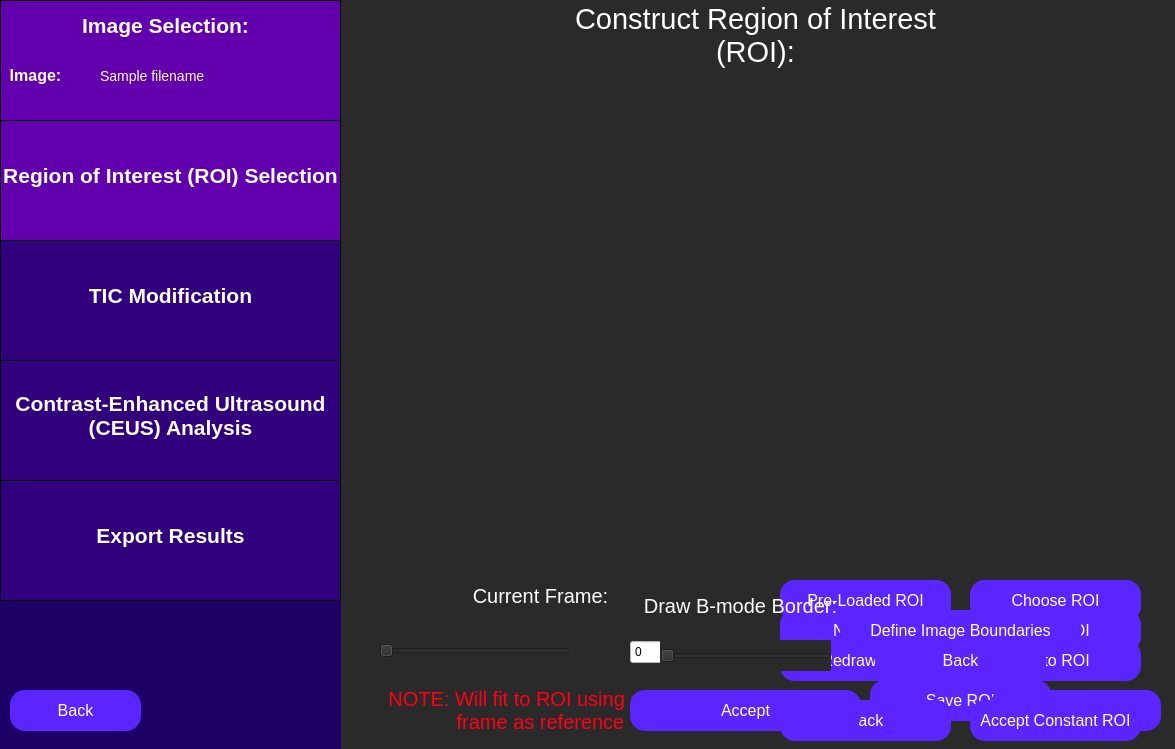
<?xml version="1.0" encoding="UTF-8"?>
<ui version="4.0">
 <class>constructRoi</class>
 <widget class="QWidget" name="constructRoi">
  <property name="geometry">
   <rect>
    <x>0</x>
    <y>0</y>
    <width>1175</width>
    <height>749</height>
   </rect>
  </property>
  <property name="windowTitle">
   <string>Select Region of Interest</string>
  </property>
  <property name="styleSheet">
   <string notr="true">QWidget {
	background: rgb(42, 42, 42);
}</string>
  </property>
  <widget class="QLabel" name="curSliceLabel">
   <property name="geometry">
    <rect>
     <x>360</x>
     <y>570</y>
     <width>361</width>
     <height>51</height>
    </rect>
   </property>
   <property name="styleSheet">
    <string notr="true">QLabel {
	font-size: 20px;
	color: rgb(255, 255, 255);
	background-color: rgba(255, 255, 255, 0);
}</string>
   </property>
   <property name="text">
    <string>Current Frame:</string>
   </property>
   <property name="textFormat">
    <enum>Qt::AutoText</enum>
   </property>
   <property name="scaledContents">
    <bool>false</bool>
   </property>
   <property name="alignment">
    <set>Qt::AlignCenter</set>
   </property>
   <property name="wordWrap">
    <bool>true</bool>
   </property>
  </widget>
  <widget class="QSlider" name="curSliceSlider">
   <property name="geometry">
    <rect>
     <x>379</x>
     <y>630</y>
     <width>191</width>
     <height>41</height>
    </rect>
   </property>
   <property name="orientation">
    <enum>Qt::Horizontal</enum>
   </property>
  </widget>
  <widget class="QLabel" name="curSliceOfLabel">
   <property name="geometry">
    <rect>
     <x>675</x>
     <y>635</y>
     <width>41</width>
     <height>31</height>
    </rect>
   </property>
   <property name="styleSheet">
    <string notr="true">QLabel {
	font-size: 17px;
	color: rgb(255, 255, 255);
	background-color: rgba(255, 255, 255, 0);
}</string>
   </property>
   <property name="text">
    <string>of</string>
   </property>
   <property name="alignment">
    <set>Qt::AlignCenter</set>
   </property>
   <property name="textInteractionFlags">
    <set>Qt::NoTextInteraction</set>
   </property>
  </widget>
  <widget class="QLabel" name="curSliceTotal">
   <property name="geometry">
    <rect>
     <x>710</x>
     <y>635</y>
     <width>61</width>
     <height>31</height>
    </rect>
   </property>
   <property name="styleSheet">
    <string notr="true">QLabel {
	font-size: 17px;
	color: rgb(255, 255, 255);
	background-color: rgba(255, 255, 255, 0);
}</string>
   </property>
   <property name="text">
    <string>0</string>
   </property>
   <property name="alignment">
    <set>Qt::AlignLeading|Qt::AlignLeft|Qt::AlignVCenter</set>
   </property>
   <property name="textInteractionFlags">
    <set>Qt::NoTextInteraction</set>
   </property>
  </widget>
  <widget class="QWidget" name="sidebar" native="true">
   <property name="geometry">
    <rect>
     <x>0</x>
     <y>0</y>
     <width>341</width>
     <height>751</height>
    </rect>
   </property>
   <property name="toolTip">
    <string>&lt;html&gt;&lt;head/&gt;&lt;body&gt;&lt;p&gt;&lt;br/&gt;&lt;/p&gt;&lt;/body&gt;&lt;/html&gt;</string>
   </property>
   <property name="styleSheet">
    <string notr="true">QWidget {
	background-color: rgb(28, 0, 101);
}</string>
   </property>
   <widget class="QFrame" name="imageSelectionSidebar">
    <property name="geometry">
     <rect>
      <x>0</x>
      <y>0</y>
      <width>341</width>
      <height>121</height>
     </rect>
    </property>
    <property name="styleSheet">
     <string notr="true">QFrame {
	background-color: rgb(99, 0, 174);
	border: 1px solid black;
}</string>
    </property>
    <property name="frameShape">
     <enum>QFrame::StyledPanel</enum>
    </property>
    <property name="frameShadow">
     <enum>QFrame::Raised</enum>
    </property>
    <widget class="QLabel" name="imageSelectionLabelSidebar">
     <property name="geometry">
      <rect>
       <x>70</x>
       <y>0</y>
       <width>191</width>
       <height>51</height>
      </rect>
     </property>
     <property name="styleSheet">
      <string notr="true">QLabel {
	font-size: 21px;
	color: rgb(255, 255, 255);
	background-color: rgba(255, 255, 255, 0);
	border: 0px;
	font-weight: bold;
}</string>
     </property>
     <property name="text">
      <string>Image Selection:</string>
     </property>
     <property name="alignment">
      <set>Qt::AlignCenter</set>
     </property>
    </widget>
    <widget class="QLabel" name="imageLabel">
     <property name="geometry">
      <rect>
       <x>-60</x>
       <y>50</y>
       <width>191</width>
       <height>51</height>
      </rect>
     </property>
     <property name="styleSheet">
      <string notr="true">QLabel {
	font-size: 16px;
	color: rgb(255, 255, 255);
	background-color: rgba(255, 255, 255, 0);
	border: 0px;
	font-weight: bold;
}</string>
     </property>
     <property name="text">
      <string>Image:</string>
     </property>
     <property name="alignment">
      <set>Qt::AlignCenter</set>
     </property>
    </widget>
    <widget class="QLabel" name="imagePathInput">
     <property name="geometry">
      <rect>
       <x>100</x>
       <y>50</y>
       <width>241</width>
       <height>51</height>
      </rect>
     </property>
     <property name="styleSheet">
      <string notr="true">QLabel {
	font-size: 14px;
	color: rgb(255, 255, 255);
	background-color: rgba(255, 255, 255, 0);
	border: 0px;
}</string>
     </property>
     <property name="text">
      <string>Sample filename </string>
     </property>
     <property name="alignment">
      <set>Qt::AlignLeading|Qt::AlignLeft|Qt::AlignVCenter</set>
     </property>
    </widget>
   </widget>
   <widget class="QFrame" name="roiSidebar">
    <property name="geometry">
     <rect>
      <x>0</x>
      <y>120</y>
      <width>341</width>
      <height>121</height>
     </rect>
    </property>
    <property name="styleSheet">
     <string notr="true">QFrame {
	background-color: rgb(99, 0, 174);
	border: 1px solid black;
}</string>
    </property>
    <property name="frameShape">
     <enum>QFrame::StyledPanel</enum>
    </property>
    <property name="frameShadow">
     <enum>QFrame::Raised</enum>
    </property>
    <widget class="QLabel" name="roiSidebarLabel">
     <property name="geometry">
      <rect>
       <x>0</x>
       <y>30</y>
       <width>341</width>
       <height>51</height>
      </rect>
     </property>
     <property name="styleSheet">
      <string notr="true">QLabel {
	font-size: 21px;
	color: rgb(255, 255, 255);
	background-color: rgba(255, 255, 255, 0);
	border: 0px;
	font-weight: bold;
}</string>
     </property>
     <property name="text">
      <string>Region of Interest (ROI) Selection</string>
     </property>
     <property name="alignment">
      <set>Qt::AlignCenter</set>
     </property>
    </widget>
   </widget>
   <widget class="QFrame" name="rfAnalysisSidebar">
    <property name="geometry">
     <rect>
      <x>0</x>
      <y>480</y>
      <width>341</width>
      <height>121</height>
     </rect>
    </property>
    <property name="styleSheet">
     <string notr="true">QFrame {
	background-color:  rgb(49, 0, 124);
	border: 1px solid black;
}</string>
    </property>
    <property name="frameShape">
     <enum>QFrame::StyledPanel</enum>
    </property>
    <property name="frameShadow">
     <enum>QFrame::Raised</enum>
    </property>
    <widget class="QLabel" name="rfAnalysisLabel">
     <property name="geometry">
      <rect>
       <x>0</x>
       <y>30</y>
       <width>341</width>
       <height>51</height>
      </rect>
     </property>
     <property name="styleSheet">
      <string notr="true">QLabel {
	font-size: 21px;
	color: rgb(255, 255, 255);
	background-color: rgba(255, 255, 255, 0);
	border: 0px;
	font-weight: bold;
}</string>
     </property>
     <property name="text">
      <string>Export Results</string>
     </property>
     <property name="alignment">
      <set>Qt::AlignCenter</set>
     </property>
    </widget>
   </widget>
   <widget class="QFrame" name="ticAnalysisSidebar">
    <property name="geometry">
     <rect>
      <x>0</x>
      <y>360</y>
      <width>341</width>
      <height>121</height>
     </rect>
    </property>
    <property name="styleSheet">
     <string notr="true">QFrame {
	background-color:  rgb(49, 0, 124);
	border: 1px solid black;
}</string>
    </property>
    <property name="frameShape">
     <enum>QFrame::StyledPanel</enum>
    </property>
    <property name="frameShadow">
     <enum>QFrame::Raised</enum>
    </property>
    <widget class="QLabel" name="ticAnalysisLabel">
     <property name="geometry">
      <rect>
       <x>0</x>
       <y>30</y>
       <width>341</width>
       <height>51</height>
      </rect>
     </property>
     <property name="styleSheet">
      <string notr="true">QLabel {
	font-size: 21px;
	color: rgb(255, 255, 255);
	background-color: rgba(255, 255, 255, 0);
	border: 0px;
	font-weight: bold;
}</string>
     </property>
     <property name="text">
      <string>Contrast-Enhanced Ultrasound
(CEUS) Analysis</string>
     </property>
     <property name="alignment">
      <set>Qt::AlignCenter</set>
     </property>
    </widget>
   </widget>
  </widget>
  <widget class="QFrame" name="analysisParamsSidebar">
   <property name="geometry">
    <rect>
     <x>0</x>
     <y>240</y>
     <width>341</width>
     <height>121</height>
    </rect>
   </property>
   <property name="styleSheet">
    <string notr="true">QFrame {
	background-color: rgb(49, 0, 124);
	border: 1px solid black;
}</string>
   </property>
   <property name="frameShape">
    <enum>QFrame::StyledPanel</enum>
   </property>
   <property name="frameShadow">
    <enum>QFrame::Raised</enum>
   </property>
   <widget class="QLabel" name="analysisParamsLabel">
    <property name="geometry">
     <rect>
      <x>0</x>
      <y>30</y>
      <width>341</width>
      <height>51</height>
     </rect>
    </property>
    <property name="styleSheet">
     <string notr="true">QLabel {
	font-size: 21px;
	color: rgb(255, 255, 255);
	background-color: rgba(255, 255, 255, 0);
	border: 0px;
	font-weight:bold;
}</string>
    </property>
    <property name="text">
     <string>TIC Modification</string>
    </property>
    <property name="alignment">
     <set>Qt::AlignCenter</set>
    </property>
   </widget>
  </widget>
  <widget class="QLabel" name="imPlane">
   <property name="geometry">
    <rect>
     <x>350</x>
     <y>80</y>
     <width>801</width>
     <height>481</height>
    </rect>
   </property>
   <property name="text">
    <string/>
   </property>
   <property name="alignment">
    <set>Qt::AlignCenter</set>
   </property>
  </widget>
  <widget class="QLabel" name="imMaskLayer">
   <property name="geometry">
    <rect>
     <x>350</x>
     <y>80</y>
     <width>801</width>
     <height>481</height>
    </rect>
   </property>
   <property name="styleSheet">
    <string notr="true">QLabel {
	background-color: transparent;
}</string>
   </property>
   <property name="text">
    <string/>
   </property>
   <property name="alignment">
    <set>Qt::AlignCenter</set>
   </property>
  </widget>
  <widget class="QLabel" name="mcImDisplayLabel">
   <property name="geometry">
    <rect>
     <x>350</x>
     <y>80</y>
     <width>801</width>
     <height>481</height>
    </rect>
   </property>
   <property name="styleSheet">
    <string notr="true">QLabel {
	background-color: transparent;
}</string>
   </property>
   <property name="text">
    <string/>
   </property>
   <property name="alignment">
    <set>Qt::AlignCenter</set>
   </property>
  </widget>
  <widget class="QPushButton" name="backButton">
   <property name="geometry">
    <rect>
     <x>10</x>
     <y>690</y>
     <width>131</width>
     <height>41</height>
    </rect>
   </property>
   <property name="styleSheet">
    <string notr="true">QPushButton {
	color: white;
	font-size: 16px;
	background: rgb(90, 37, 255);
	border-radius: 15px;
}</string>
   </property>
   <property name="text">
    <string>Back</string>
   </property>
  </widget>
  <widget class="QSpinBox" name="curSliceSpinBox">
   <property name="geometry">
    <rect>
     <x>630</x>
     <y>640</y>
     <width>48</width>
     <height>24</height>
    </rect>
   </property>
   <property name="styleSheet">
    <string notr="true">QSpinBox {
	background: white;
	color: black;
}</string>
   </property>
  </widget>
  <widget class="QLabel" name="constructRoiLabel">
   <property name="geometry">
    <rect>
     <x>540</x>
     <y>-30</y>
     <width>431</width>
     <height>131</height>
    </rect>
   </property>
   <property name="styleSheet">
    <string notr="true">QLabel {
	font-size: 29px;
	color: rgb(255, 255, 255);
	background-color: rgba(255, 255, 255, 0);
}</string>
   </property>
   <property name="text">
    <string>Construct Region of Interest (ROI):</string>
   </property>
   <property name="textFormat">
    <enum>Qt::AutoText</enum>
   </property>
   <property name="scaledContents">
    <bool>false</bool>
   </property>
   <property name="alignment">
    <set>Qt::AlignCenter</set>
   </property>
   <property name="wordWrap">
    <bool>true</bool>
   </property>
  </widget>
  <widget class="QPushButton" name="undoLastPtButton">
   <property name="geometry">
    <rect>
     <x>970</x>
     <y>580</y>
     <width>171</width>
     <height>41</height>
    </rect>
   </property>
   <property name="styleSheet">
    <string notr="true">QPushButton {
	color: white;
	font-size: 16px;
	background: rgb(90, 37, 255);
	border-radius: 15px;
}</string>
   </property>
   <property name="text">
    <string>Undo Last Point</string>
   </property>
   <property name="checkable">
    <bool>false</bool>
   </property>
  </widget>
  <widget class="QPushButton" name="closeRoiButton">
   <property name="geometry">
    <rect>
     <x>780</x>
     <y>640</y>
     <width>171</width>
     <height>41</height>
    </rect>
   </property>
   <property name="styleSheet">
    <string notr="true">QPushButton {
	color: white;
	font-size: 16px;
	background: rgb(90, 37, 255);
	border-radius: 15px;
}</string>
   </property>
   <property name="text">
    <string>Close ROI</string>
   </property>
   <property name="checkable">
    <bool>false</bool>
   </property>
  </widget>
  <widget class="QPushButton" name="redrawRoiButton">
   <property name="geometry">
    <rect>
     <x>780</x>
     <y>640</y>
     <width>171</width>
     <height>41</height>
    </rect>
   </property>
   <property name="styleSheet">
    <string notr="true">QPushButton {
	color: white;
	font-size: 16px;
	background: rgb(90, 37, 255);
	border-radius: 15px;
}</string>
   </property>
   <property name="text">
    <string>Redraw ROI</string>
   </property>
   <property name="checkable">
    <bool>false</bool>
   </property>
  </widget>
  <widget class="QPushButton" name="drawRoiButton">
   <property name="geometry">
    <rect>
     <x>780</x>
     <y>580</y>
     <width>171</width>
     <height>41</height>
    </rect>
   </property>
   <property name="styleSheet">
    <string notr="true">QPushButton {
	color: white;
	font-size: 16px;
	background: rgb(90, 37, 255);
	border-radius: 15px;
}
QPushButton:checked {
	color:white; 
	font-size: 16px;
	background: rgb(45, 0, 110);
	border-radius: 15px;
}
</string>
   </property>
   <property name="text">
    <string>Draw ROI</string>
   </property>
   <property name="checkable">
    <bool>true</bool>
   </property>
   <property name="checked">
    <bool>false</bool>
   </property>
  </widget>
  <widget class="QPushButton" name="fitToRoiButton">
   <property name="geometry">
    <rect>
     <x>970</x>
     <y>640</y>
     <width>171</width>
     <height>41</height>
    </rect>
   </property>
   <property name="styleSheet">
    <string notr="true">QPushButton {
	color: white;
	font-size: 16px;
	background: rgb(90, 37, 255);
	border-radius: 15px;
}</string>
   </property>
   <property name="text">
    <string>Fit to ROI</string>
   </property>
   <property name="checkable">
    <bool>false</bool>
   </property>
  </widget>
  <widget class="QPushButton" name="acceptGeneratedRoiButton">
   <property name="geometry">
    <rect>
     <x>970</x>
     <y>610</y>
     <width>171</width>
     <height>41</height>
    </rect>
   </property>
   <property name="styleSheet">
    <string notr="true">QPushButton {
	color: white;
	font-size: 16px;
	background: rgb(90, 37, 255);
	border-radius: 15px;
}</string>
   </property>
   <property name="text">
    <string>Accept Generated ROI</string>
   </property>
   <property name="checkable">
    <bool>true</bool>
   </property>
   <property name="checked">
    <bool>false</bool>
   </property>
  </widget>
  <widget class="QLabel" name="roiFitNoteLabel">
   <property name="geometry">
    <rect>
     <x>370</x>
     <y>690</y>
     <width>341</width>
     <height>41</height>
    </rect>
   </property>
   <property name="styleSheet">
    <string notr="true">QLabel {
	color: rgb(255, 0, 23);
	font-size: 20px;
	background-color: rgba(255, 255, 255, 0);
}</string>
   </property>
   <property name="text">
    <string>NOTE: Will fit to ROI using current
frame as reference</string>
   </property>
   <property name="alignment">
    <set>Qt::AlignCenter</set>
   </property>
  </widget>
  <widget class="QLabel" name="imCoverLabel">
   <property name="geometry">
    <rect>
     <x>350</x>
     <y>80</y>
     <width>801</width>
     <height>481</height>
    </rect>
   </property>
   <property name="styleSheet">
    <string notr="true">QLabel {
	background-color: transparent;
}</string>
   </property>
   <property name="text">
    <string/>
   </property>
   <property name="alignment">
    <set>Qt::AlignCenter</set>
   </property>
  </widget>
  <widget class="QPushButton" name="undoRoiButton">
   <property name="geometry">
    <rect>
     <x>780</x>
     <y>610</y>
     <width>171</width>
     <height>41</height>
    </rect>
   </property>
   <property name="styleSheet">
    <string notr="true">QPushButton {
	color: white;
	font-size: 16px;
	background: rgb(90, 37, 255);
	border-radius: 15px;
}
</string>
   </property>
   <property name="text">
    <string>Undo</string>
   </property>
   <property name="checkable">
    <bool>true</bool>
   </property>
   <property name="checked">
    <bool>false</bool>
   </property>
  </widget>
  <widget class="QPushButton" name="newRoiButton">
   <property name="geometry">
    <rect>
     <x>780</x>
     <y>610</y>
     <width>171</width>
     <height>41</height>
    </rect>
   </property>
   <property name="styleSheet">
    <string notr="true">QPushButton {
	color: white;
	font-size: 16px;
	background: rgb(90, 37, 255);
	border-radius: 15px;
}
</string>
   </property>
   <property name="text">
    <string>New ROI</string>
   </property>
   <property name="checkable">
    <bool>true</bool>
   </property>
   <property name="checked">
    <bool>false</bool>
   </property>
  </widget>
  <widget class="QPushButton" name="loadRoiButton">
   <property name="geometry">
    <rect>
     <x>970</x>
     <y>610</y>
     <width>171</width>
     <height>41</height>
    </rect>
   </property>
   <property name="styleSheet">
    <string notr="true">QPushButton {
	color: white;
	font-size: 16px;
	background: rgb(90, 37, 255);
	border-radius: 15px;
}
</string>
   </property>
   <property name="text">
    <string>Load ROI</string>
   </property>
   <property name="checkable">
    <bool>true</bool>
   </property>
   <property name="checked">
    <bool>false</bool>
   </property>
  </widget>
  <widget class="QPushButton" name="preLoadedRoiButton">
   <property name="geometry">
    <rect>
     <x>780</x>
     <y>580</y>
     <width>171</width>
     <height>41</height>
    </rect>
   </property>
   <property name="styleSheet">
    <string notr="true">QPushButton {
	color: white;
	font-size: 16px;
	background: rgb(90, 37, 255);
	border-radius: 15px;
}
</string>
   </property>
   <property name="text">
    <string>Pre-Loaded ROI</string>
   </property>
   <property name="checkable">
    <bool>true</bool>
   </property>
   <property name="checked">
    <bool>false</bool>
   </property>
  </widget>
  <widget class="QPushButton" name="chooseRoiButton">
   <property name="geometry">
    <rect>
     <x>970</x>
     <y>580</y>
     <width>171</width>
     <height>41</height>
    </rect>
   </property>
   <property name="styleSheet">
    <string notr="true">QPushButton {
	color: white;
	font-size: 16px;
	background: rgb(90, 37, 255);
	border-radius: 15px;
}
</string>
   </property>
   <property name="text">
    <string>Choose ROI</string>
   </property>
   <property name="checkable">
    <bool>true</bool>
   </property>
   <property name="checked">
    <bool>false</bool>
   </property>
  </widget>
  <widget class="QPushButton" name="backFromLoadButton">
   <property name="geometry">
    <rect>
     <x>875</x>
     <y>640</y>
     <width>171</width>
     <height>41</height>
    </rect>
   </property>
   <property name="styleSheet">
    <string notr="true">QPushButton {
	color: white;
	font-size: 16px;
	background: rgb(90, 37, 255);
	border-radius: 15px;
}
</string>
   </property>
   <property name="text">
    <string>Back</string>
   </property>
   <property name="checkable">
    <bool>true</bool>
   </property>
   <property name="checked">
    <bool>false</bool>
   </property>
  </widget>
  <widget class="QPushButton" name="saveRoiButton">
   <property name="geometry">
    <rect>
     <x>870</x>
     <y>680</y>
     <width>181</width>
     <height>41</height>
    </rect>
   </property>
   <property name="styleSheet">
    <string notr="true">QPushButton {
	color: white;
	font-size: 16px;
	background: rgb(90, 37, 255);
	border-radius: 15px;
}
</string>
   </property>
   <property name="text">
    <string>Save ROI</string>
   </property>
   <property name="checkable">
    <bool>true</bool>
   </property>
   <property name="checked">
    <bool>false</bool>
   </property>
  </widget>
  <widget class="QPushButton" name="backFromDrawButton">
   <property name="geometry">
    <rect>
     <x>780</x>
     <y>700</y>
     <width>171</width>
     <height>41</height>
    </rect>
   </property>
   <property name="styleSheet">
    <string notr="true">QPushButton {
	color: white;
	font-size: 16px;
	background: rgb(90, 37, 255);
	border-radius: 15px;
}
</string>
   </property>
   <property name="text">
    <string>Back</string>
   </property>
   <property name="checkable">
    <bool>true</bool>
   </property>
   <property name="checked">
    <bool>false</bool>
   </property>
  </widget>
  <widget class="QPushButton" name="defImBoundsButton">
   <property name="geometry">
    <rect>
     <x>840</x>
     <y>610</y>
     <width>241</width>
     <height>41</height>
    </rect>
   </property>
   <property name="styleSheet">
    <string notr="true">QPushButton {
	color: white;
	font-size: 16px;
	background: rgb(90, 37, 255);
	border-radius: 15px;
}
</string>
   </property>
   <property name="text">
    <string>Define Image Boundaries</string>
   </property>
   <property name="checkable">
    <bool>true</bool>
   </property>
   <property name="checked">
    <bool>false</bool>
   </property>
  </widget>
  <widget class="QSlider" name="horizontalSlider">
   <property name="geometry">
    <rect>
     <x>660</x>
     <y>640</y>
     <width>171</width>
     <height>31</height>
    </rect>
   </property>
   <property name="orientation">
    <enum>Qt::Horizontal</enum>
   </property>
  </widget>
  <widget class="QPushButton" name="acceptBoundsButton">
   <property name="geometry">
    <rect>
     <x>630</x>
     <y>690</y>
     <width>231</width>
     <height>41</height>
    </rect>
   </property>
   <property name="styleSheet">
    <string notr="true">QPushButton {
	color: white;
	font-size: 16px;
	background: rgb(90, 37, 255);
	border-radius: 15px;
}
</string>
   </property>
   <property name="text">
    <string>Accept</string>
   </property>
   <property name="checkable">
    <bool>true</bool>
   </property>
   <property name="checked">
    <bool>false</bool>
   </property>
  </widget>
  <widget class="QLabel" name="boundDrawLabel">
   <property name="geometry">
    <rect>
     <x>510</x>
     <y>580</y>
     <width>461</width>
     <height>51</height>
    </rect>
   </property>
   <property name="styleSheet">
    <string notr="true">QLabel {
	font-size: 20px;
	color: rgb(255, 255, 255);
	background-color: rgba(255, 255, 255, 0);
}</string>
   </property>
   <property name="text">
    <string>Draw B-mode Border:</string>
   </property>
   <property name="textFormat">
    <enum>Qt::AutoText</enum>
   </property>
   <property name="scaledContents">
    <bool>false</bool>
   </property>
   <property name="alignment">
    <set>Qt::AlignCenter</set>
   </property>
   <property name="wordWrap">
    <bool>true</bool>
   </property>
  </widget>
  <widget class="QPushButton" name="boundBackButton">
   <property name="geometry">
    <rect>
     <x>990</x>
     <y>690</y>
     <width>171</width>
     <height>41</height>
    </rect>
   </property>
   <property name="styleSheet">
    <string notr="true">QPushButton {
	color: white;
	font-size: 16px;
	background: rgb(90, 37, 255);
	border-radius: 15px;
}
</string>
   </property>
   <property name="text">
    <string>Back</string>
   </property>
   <property name="checkable">
    <bool>true</bool>
   </property>
   <property name="checked">
    <bool>false</bool>
   </property>
  </widget>
  <widget class="QPushButton" name="acceptConstRoiButton">
   <property name="geometry">
    <rect>
     <x>970</x>
     <y>700</y>
     <width>171</width>
     <height>41</height>
    </rect>
   </property>
   <property name="styleSheet">
    <string notr="true">QPushButton {
	color: white;
	font-size: 16px;
	background: rgb(90, 37, 255);
	border-radius: 15px;
}
</string>
   </property>
   <property name="text">
    <string>Accept Constant ROI</string>
   </property>
   <property name="checkable">
    <bool>true</bool>
   </property>
   <property name="checked">
    <bool>false</bool>
   </property>
  </widget>
  <zorder>curSliceLabel</zorder>
  <zorder>curSliceSlider</zorder>
  <zorder>curSliceOfLabel</zorder>
  <zorder>curSliceTotal</zorder>
  <zorder>sidebar</zorder>
  <zorder>analysisParamsSidebar</zorder>
  <zorder>imPlane</zorder>
  <zorder>mcImDisplayLabel</zorder>
  <zorder>backButton</zorder>
  <zorder>curSliceSpinBox</zorder>
  <zorder>constructRoiLabel</zorder>
  <zorder>undoLastPtButton</zorder>
  <zorder>closeRoiButton</zorder>
  <zorder>redrawRoiButton</zorder>
  <zorder>drawRoiButton</zorder>
  <zorder>fitToRoiButton</zorder>
  <zorder>acceptGeneratedRoiButton</zorder>
  <zorder>roiFitNoteLabel</zorder>
  <zorder>imCoverLabel</zorder>
  <zorder>undoRoiButton</zorder>
  <zorder>newRoiButton</zorder>
  <zorder>loadRoiButton</zorder>
  <zorder>preLoadedRoiButton</zorder>
  <zorder>chooseRoiButton</zorder>
  <zorder>backFromLoadButton</zorder>
  <zorder>saveRoiButton</zorder>
  <zorder>backFromDrawButton</zorder>
  <zorder>defImBoundsButton</zorder>
  <zorder>horizontalSlider</zorder>
  <zorder>acceptBoundsButton</zorder>
  <zorder>boundDrawLabel</zorder>
  <zorder>boundBackButton</zorder>
  <zorder>imMaskLayer</zorder>
  <zorder>acceptConstRoiButton</zorder>
 </widget>
 <resources/>
 <connections/>
</ui>
